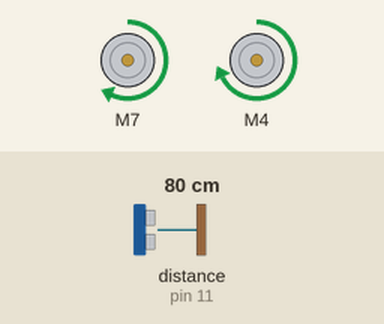
Simulated run of this program. Board: Arduino Uno, built with avr-gcc and run on an emulated ATmega328P. Parts: 2 × DC motor (green arrow = forward, orange = backward, longer = faster). Wiring (inferred from the names in the program): ultrasonic range finder: trigger pin 10; echo pin 11. The inputs (shaded band) are chosen by the test bench; at power-on: distance to the obstacle (sensor on pin 11) 80 cm. The echo pulse lasts 58.3 µs per cm.

Above: at 1.2 s.
1.3 s: distance to the obstacle (sensor on pin 11) set to 2 cm
At 2.3 s:
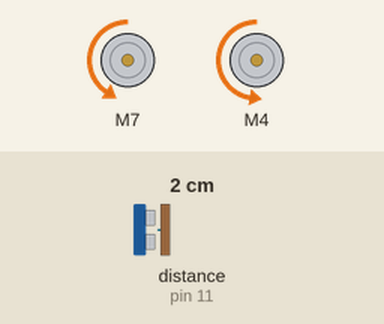
2.8 s: distance to the obstacle (sensor on pin 11) set to 4 cm
At 3.6 s:
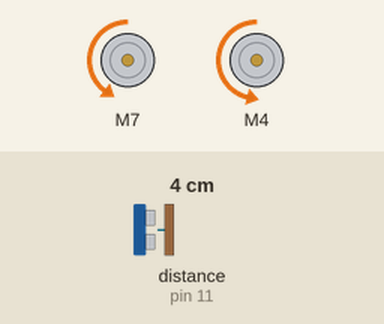
4.3 s: distance to the obstacle (sensor on pin 11) set to 9 cm
At 4.6 s:
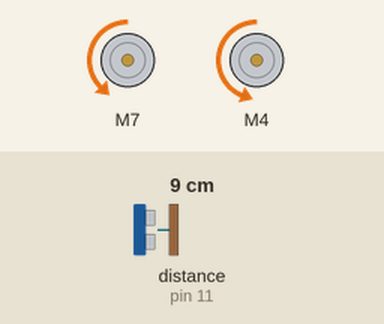
5.8 s: distance to the obstacle (sensor on pin 11) set to 18 cm
At 6.4 s:
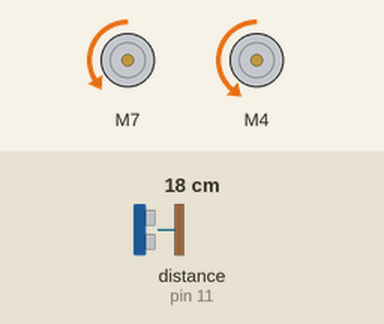
7.3 s: distance to the obstacle (sensor on pin 11) set to 35 cm
At 7.6 s:
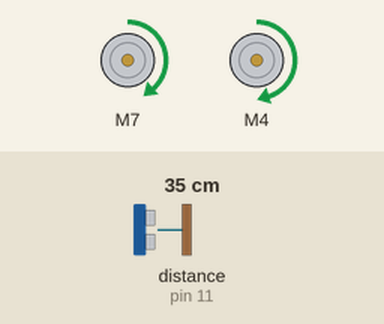
8.8 s: distance to the obstacle (sensor on pin 11) set to 60 cm
At 9.9 s:
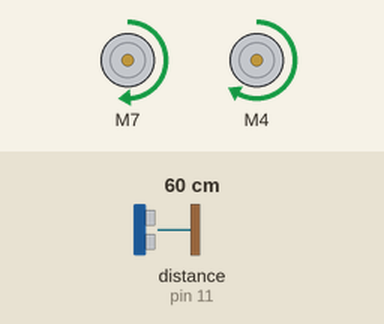
Timing chart, 0 to 11.3 s (numbered marks = the images above; inputs shaded):
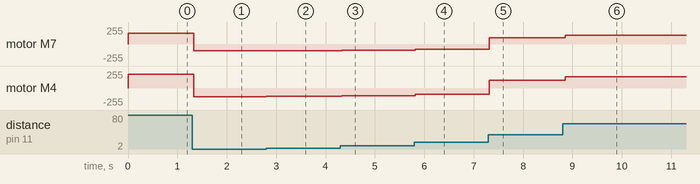

The program:

main.cpp
```cpp
#include <Arduino.h>
#include <GyverMotor.h>
#include <MPU6050.h>
#include <Wire.h>

#define Mot1 7
#define Mot2 8
#define Mot3 9

#define Mot4 4
#define Mot5 5
#define Mot6 6

#define MinSpeed 90
#define MaxSpeed 255

#define TRIG 10
#define ECHO 11

#define k_p 2

MPU6050 mpu;

float volatile yaw = 0;

unsigned long timer = 0;
float timeStep = 0.1;

float coef[2] = {1.0, 0.8};


GMotor motor1(DRIVER3WIRE, Mot1, Mot2, Mot3, LOW);
GMotor motor2(DRIVER3WIRE, Mot4, Mot5, Mot6, LOW);

void turn(int degrees){
  int point = yaw + degrees;
  int err = point - yaw;
  int speed = 0;


  // motor1.setSpeed((speed + pid)*(err/abs(err))*coef[1]);
  // motor2.setSpeed(-(speed + pid)*(err/abs(err))*coef[0]);

  while (abs(err) > 5.0)
  {
    err = point - yaw;
    speed = constrain(k_p*abs(err), 0, MaxSpeed-MinSpeed);
    motor1.setSpeed((MinSpeed + speed)*(err/abs(err))*coef[1]);
    motor2.setSpeed(-(MinSpeed + speed)*(err/abs(err))*coef[0]);
    // Serial.print(" Yaw = ");
    // Serial.print(yaw);
    // Serial.print(" Error = ");
    // Serial.print(err);
    // Serial.print(" Point = ");
    // Serial.print(point);

    Serial.print(" Speed = ");
    Serial.print(speed);


    Serial.println();
    Vector norm = mpu.readNormalizeGyro();
    yaw = yaw + norm.ZAxis * (millis()-timer)/1000;
    // delay((timeStep*1000) - (millis() - timer));
    timer = millis();
  }

  motor1.setSpeed(0);
  motor2.setSpeed(0);

}

void dash(){
    motor1.setSpeed((MinSpeed + 50)*coef[1]);
    motor2.setSpeed(-(MinSpeed + 50)*coef[0]);
    delay(20);
    motor1.setSpeed(-(MinSpeed + 50)*coef[1]);
    motor2.setSpeed((MinSpeed + 50)*coef[0]);
    delay(20);
    motor1.setSpeed(0);
    motor2.setSpeed(0);
}

void keep(){
    int point = yaw;
    int err = 0;
    int speed = 0;
    while (true)
    {
        err = point - yaw;
        speed = constrain(k_p*abs(err), 0, MaxSpeed-MinSpeed);
        if (abs(err) > 5.0)
        {
            // dash();
            motor1.setSpeed((MinSpeed + speed)*(err/abs(err))*coef[1]);
            motor2.setSpeed(-(MinSpeed + speed)*(err/abs(err))*coef[0]);
        }
        else{
            motor1.setSpeed(0);
            motor2.setSpeed(0);
        }

        Vector norm = mpu.readNormalizeGyro();
        yaw = yaw + norm.ZAxis * (millis()-timer)/1000;
        timer = millis();
    }

}

int get_dist(){
  digitalWrite(TRIG, LOW);
  delayMicroseconds(2);
  digitalWrite(TRIG, HIGH);
  delayMicroseconds(10);
  digitalWrite(TRIG, LOW);
  int duration = pulseIn(ECHO, HIGH);
  //скорость звука 0.034
  return duration * 0.034 / 2;
}

void keep_dist(int dist){
    int point = dist;
    int err = 0;
    int speed = 0;
    while (true)
    {
        err = get_dist() - point;
        speed = constrain(k_p*abs(err), 0, MaxSpeed-MinSpeed);
        if (abs(err) > 2)
        {
            // dash();
            motor1.setSpeed((MinSpeed + speed)*(err/abs(err))*coef[1]);
            motor2.setSpeed((MinSpeed + speed)*(err/abs(err))*coef[0]);
        }
        else{
            motor1.setSpeed(0);
            motor2.setSpeed(0);
        }
        delay(50);
    }
}

void setup() {
  Serial.begin(115200);
  motor1.setMode(AUTO);
  motor2.setMode(AUTO);

  mpu.begin(MPU6050_SCALE_2000DPS, MPU6050_RANGE_2G);
  mpu.calibrateGyro();
  mpu.setThreshold(3);

  pinMode(TRIG, OUTPUT);
  pinMode(ECHO, INPUT);
}

int x = 1;
void loop() {
  keep_dist(20);
}
```

Measured:
- after the input at 1.3 s, motor M7: forward 164/255 → backward 102/255 at once; motor M4: forward 206/255 → backward 128/255 at once
- after the input at 2.8 s, motor M7: backward 102/255 → backward 99/255 at once; motor M4: backward 128/255 → backward 124/255 at once
- after the input at 4.3 s, motor M7: backward 99/255 → backward 91/255 at once; motor M4: backward 124/255 → backward 114/255 at once
- after the input at 5.8 s, motor M7: backward 91/255 → backward 76/255 at once; motor M4: backward 114/255 → backward 96/255 at once
- after the input at 7.3 s, motor M7: backward 76/255 → forward 94/255 at once; motor M4: backward 96/255 → forward 118/255 at once
- after the input at 8.8 s, motor M7: forward 94/255 → forward 134/255 after 0.05 s; motor M4: forward 118/255 → forward 168/255 after 0.05 s
